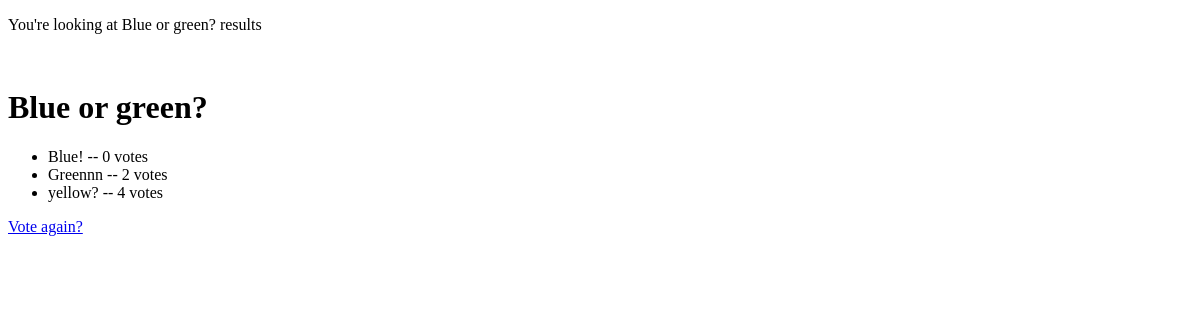
/polls/1/results/, run on an earlier commit of the app's database.
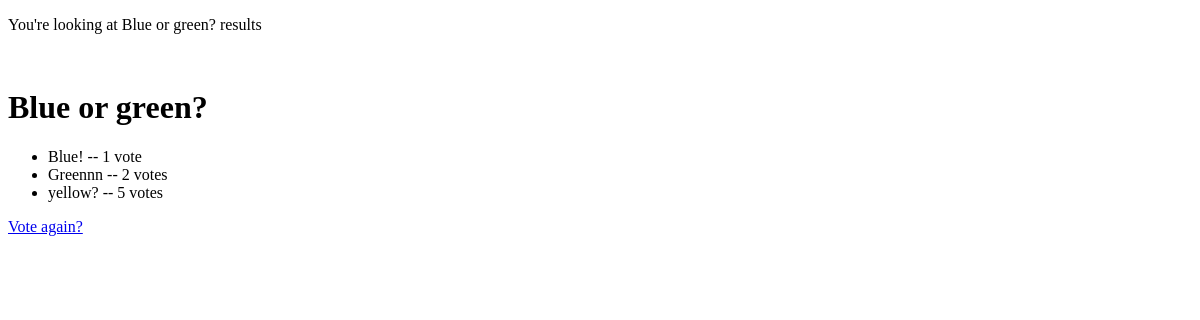
And on a later commit of the database.
### polls/models.py (models this page shows, shortened)
class Question(models.Model):
    question_text = models.CharField(max_length=200)
    pub_date = models.DateTimeField("date published")
    def __str__(self):
        return self.question_text

class Choice(models.Model):
    question = models.ForeignKey(Question, on_delete=models.CASCADE)
    choice_text = models.CharField(max_length=200)
    votes = models.IntegerField(default=0)

### polls/views.py (the view)
# urls.py: path("<int:pk>/results/", views.ResultsView.as_view(), name="results"),
class ResultsView(generic.DetailView):
    model = Question
    template_name = "polls/results.html"

### polls/templates/polls/results.html (shortened to what this page needs)
<!DOCTYPE html>
<html lang="en">
    <head>
    </head>
    <body>
        <p>You're looking at {{ question }} results</p>
        <br/>
        <h1>{{ question.question_text }}</h1>
        <ul>
            {% for choice in question.choice_set.all %}
                <li>{{ choice.choice_text }} -- {{ choice.votes }} vote{{ choice.votes|pluralize }}</li>
            {% endfor %}
        </ul>
        <a href="{% url 'polls:detail' question.id %}">Vote again?</a>
    </body>
</html>

What changed in the data, as far as the page shows it:
changed Choice "Blue!": votes "0" → "1"
changed Choice "yellow?": votes "4" → "5"
